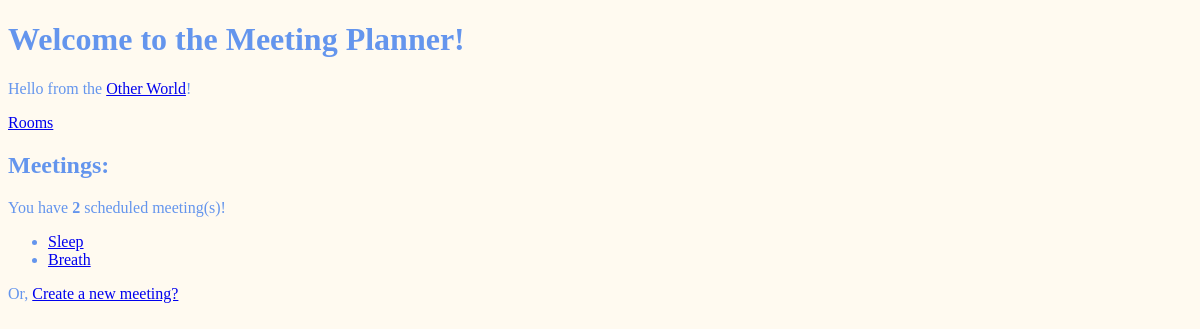
The app's page /, older data.
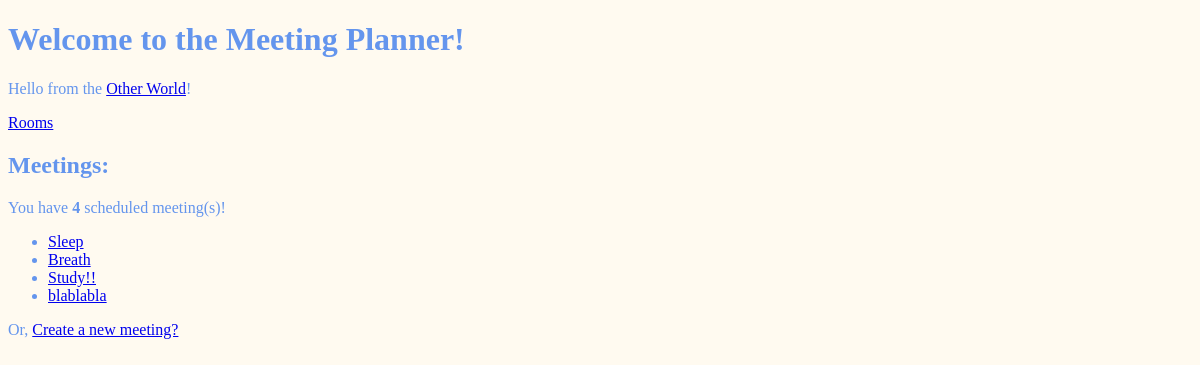
The same page, newer data.
### meetings/models.py (models this page shows, shortened)
class Meeting(models.Model):
    title = models.CharField(max_length=200)
    date = models.DateField()
    start_time = models.TimeField(default=time(9))
    duration = models.IntegerField(default=30)
    room = models.ForeignKey(Room, on_delete=models.CASCADE)

### website/views.py (the view)
# urls.py: path('', welcome, name='home'),
def welcome(request):
    return render(request, 'website/welcome.html',
                  {
                      'number_of_meetings': Meeting.objects.count(),
                      'meetings': Meeting.objects.all(),
                  })

### website/templates/website/welcome.html (shortened to what this page needs)
{% extends 'base.html' %}
{% block content %}
<h1>Welcome to the Meeting Planner!</h1>
<p>
    Hello from the <a href="http://www.abukhleif.com">Other World</a>!
</p>
<p>
    <a href="{% url 'rooms' %}">Rooms</a>
</p>
<h2>Meetings:</h2>
<p>
    You have <strong>{{number_of_meetings}}</strong> scheduled meeting(s)!
<ul>
    {% for meeting in meetings %}
    <li>
        <a href="{% url 'detail' meeting.id %}">
            {{meeting.title}}
        </a>
    </li>
    {% endfor %}
</ul>
Or, <a href="{% url 'create' %}">Create a new meeting?</a>
</p>
{% endblock %}

Row changes from the older to the newer data that the page shows:
added Meeting: title "Study!!"
added Meeting: title "blablabla"
Text that changed along with them:
{{ number_of_meetings }}: "2" → "4"
